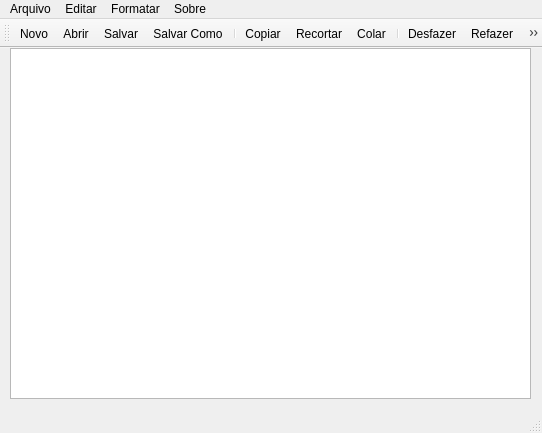
<?xml version="1.0" encoding="UTF-8"?>
<ui version="4.0">
 <class>MainWindow</class>
 <widget class="QMainWindow" name="MainWindow">
  <property name="geometry">
   <rect>
    <x>0</x>
    <y>0</y>
    <width>542</width>
    <height>433</height>
   </rect>
  </property>
  <property name="windowTitle">
   <string>MainWindow</string>
  </property>
  <widget class="QWidget" name="centralwidget">
   <widget class="QTextEdit" name="textEdit">
    <property name="geometry">
     <rect>
      <x>10</x>
      <y>0</y>
      <width>521</width>
      <height>351</height>
     </rect>
    </property>
   </widget>
  </widget>
  <widget class="QMenuBar" name="menubar">
   <property name="geometry">
    <rect>
     <x>0</x>
     <y>0</y>
     <width>542</width>
     <height>24</height>
    </rect>
   </property>
   <widget class="QMenu" name="menuArquivo">
    <property name="title">
     <string>Arquivo</string>
    </property>
    <addaction name="actionNovo"/>
    <addaction name="actionAbrir"/>
    <addaction name="separator"/>
    <addaction name="actionSalvar"/>
    <addaction name="actionSalvar_Como"/>
    <addaction name="separator"/>
    <addaction name="actionImprimir"/>
    <addaction name="separator"/>
    <addaction name="actionFechar"/>
   </widget>
   <widget class="QMenu" name="menuEditar">
    <property name="title">
     <string>Editar</string>
    </property>
    <addaction name="actionDesfazer"/>
    <addaction name="actionRefazer"/>
    <addaction name="separator"/>
    <addaction name="actionCopiar"/>
    <addaction name="actionRecortar"/>
    <addaction name="actionColar"/>
   </widget>
   <widget class="QMenu" name="menuSobre">
    <property name="title">
     <string>Sobre</string>
    </property>
    <addaction name="actionSobre_o_Desenvolvedor"/>
   </widget>
   <widget class="QMenu" name="menuFormatar">
    <property name="title">
     <string>Formatar</string>
    </property>
    <addaction name="actionFonte"/>
    <addaction name="actionCor"/>
    <addaction name="actionCor_de_fundo"/>
   </widget>
   <addaction name="menuArquivo"/>
   <addaction name="menuEditar"/>
   <addaction name="menuFormatar"/>
   <addaction name="menuSobre"/>
  </widget>
  <widget class="QStatusBar" name="statusbar"/>
  <widget class="QToolBar" name="toolBar">
   <property name="windowTitle">
    <string>toolBar</string>
   </property>
   <attribute name="toolBarArea">
    <enum>TopToolBarArea</enum>
   </attribute>
   <attribute name="toolBarBreak">
    <bool>false</bool>
   </attribute>
   <addaction name="actionNovo"/>
   <addaction name="actionAbrir"/>
   <addaction name="actionSalvar"/>
   <addaction name="actionSalvar_Como"/>
   <addaction name="separator"/>
   <addaction name="actionCopiar"/>
   <addaction name="actionRecortar"/>
   <addaction name="actionColar"/>
   <addaction name="separator"/>
   <addaction name="actionDesfazer"/>
   <addaction name="actionRefazer"/>
   <addaction name="separator"/>
   <addaction name="actionSobre_o_Desenvolvedor"/>
   <addaction name="actionFechar"/>
  </widget>
  <action name="actionNovo">
   <property name="icon">
    <iconset resource="recursos.qrc">
     <normaloff>:/icones/icones/new-file_40454.png</normaloff>:/icones/icones/new-file_40454.png</iconset>
   </property>
   <property name="text">
    <string>Novo</string>
   </property>
  </action>
  <action name="actionAbrir">
   <property name="icon">
    <iconset resource="recursos.qrc">
     <normaloff>:/icones/icones/open-file_40455.png</normaloff>:/icones/icones/open-file_40455.png</iconset>
   </property>
   <property name="text">
    <string>Abrir</string>
   </property>
  </action>
  <action name="actionSalvar">
   <property name="icon">
    <iconset resource="recursos.qrc">
     <normaloff>:/icones/icones/diskette_save_saveas_1514.png</normaloff>:/icones/icones/diskette_save_saveas_1514.png</iconset>
   </property>
   <property name="text">
    <string>Salvar</string>
   </property>
  </action>
  <action name="actionSalvar_Como">
   <property name="icon">
    <iconset resource="recursos.qrc">
     <normaloff>:/icones/icones/saveas_1173.png</normaloff>:/icones/icones/saveas_1173.png</iconset>
   </property>
   <property name="text">
    <string>Salvar Como</string>
   </property>
  </action>
  <action name="actionFechar">
   <property name="icon">
    <iconset resource="recursos.qrc">
     <normaloff>:/icones/icones/exit_closethesession_close_6317.png</normaloff>:/icones/icones/exit_closethesession_close_6317.png</iconset>
   </property>
   <property name="text">
    <string>Fechar</string>
   </property>
  </action>
  <action name="actionCopiar">
   <property name="icon">
    <iconset resource="recursos.qrc">
     <normaloff>:/icones/icones/copy_paste_document_theuser_1579.png</normaloff>:/icones/icones/copy_paste_document_theuser_1579.png</iconset>
   </property>
   <property name="text">
    <string>Copiar</string>
   </property>
  </action>
  <action name="actionRecortar">
   <property name="icon">
    <iconset resource="recursos.qrc">
     <normaloff>:/icones/icones/edit_cut_scissors_10259.png</normaloff>:/icones/icones/edit_cut_scissors_10259.png</iconset>
   </property>
   <property name="text">
    <string>Recortar</string>
   </property>
  </action>
  <action name="actionColar">
   <property name="icon">
    <iconset resource="recursos.qrc">
     <normaloff>:/icones/icones/copy_paste_document_file_1557.png</normaloff>:/icones/icones/copy_paste_document_file_1557.png</iconset>
   </property>
   <property name="text">
    <string>Colar</string>
   </property>
  </action>
  <action name="actionDesfazer">
   <property name="icon">
    <iconset resource="recursos.qrc">
     <normaloff>:/icones/icones/undoarrow_undo_1534.png</normaloff>:/icones/icones/undoarrow_undo_1534.png</iconset>
   </property>
   <property name="text">
    <string>Desfazer</string>
   </property>
  </action>
  <action name="actionRefazer">
   <property name="icon">
    <iconset resource="recursos.qrc">
     <normaloff>:/icones/icones/redoarrow_rehace_1547.png</normaloff>:/icones/icones/redoarrow_rehace_1547.png</iconset>
   </property>
   <property name="text">
    <string>Refazer</string>
   </property>
  </action>
  <action name="actionSobre_o_Desenvolvedor">
   <property name="icon">
    <iconset resource="recursos.qrc">
     <normaloff>:/icones/icones/About_Us-80_icon-icons.com_57384.png</normaloff>:/icones/icones/About_Us-80_icon-icons.com_57384.png</iconset>
   </property>
   <property name="text">
    <string>Sobre o Desenvolvedor</string>
   </property>
  </action>
  <action name="actionFonte">
   <property name="text">
    <string>Fonte</string>
   </property>
  </action>
  <action name="actionCor">
   <property name="text">
    <string>Cor da Fonte</string>
   </property>
  </action>
  <action name="actionCor_de_fundo">
   <property name="text">
    <string>Cor de fundo</string>
   </property>
  </action>
  <action name="actionImprimir">
   <property name="text">
    <string>Imprimir</string>
   </property>
  </action>
 </widget>
 <resources>
  <include location="recursos.qrc"/>
 </resources>
 <connections/>
</ui>
